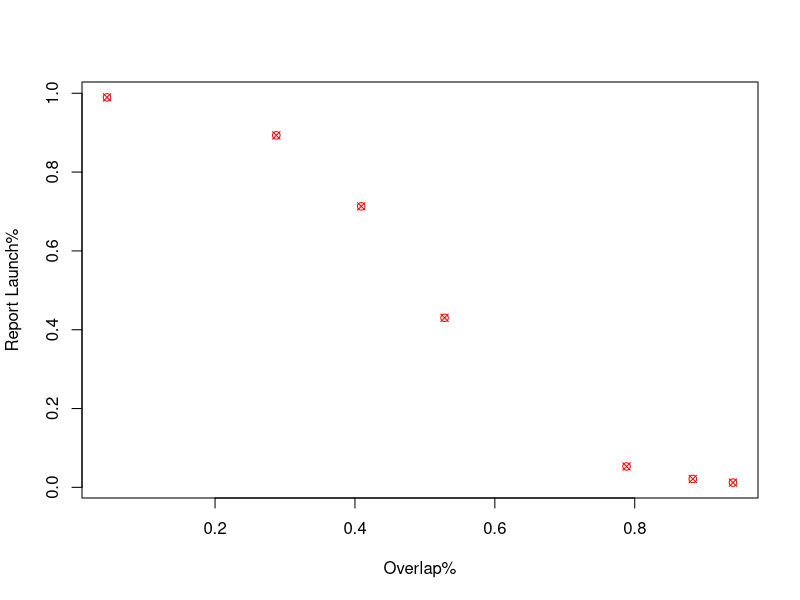
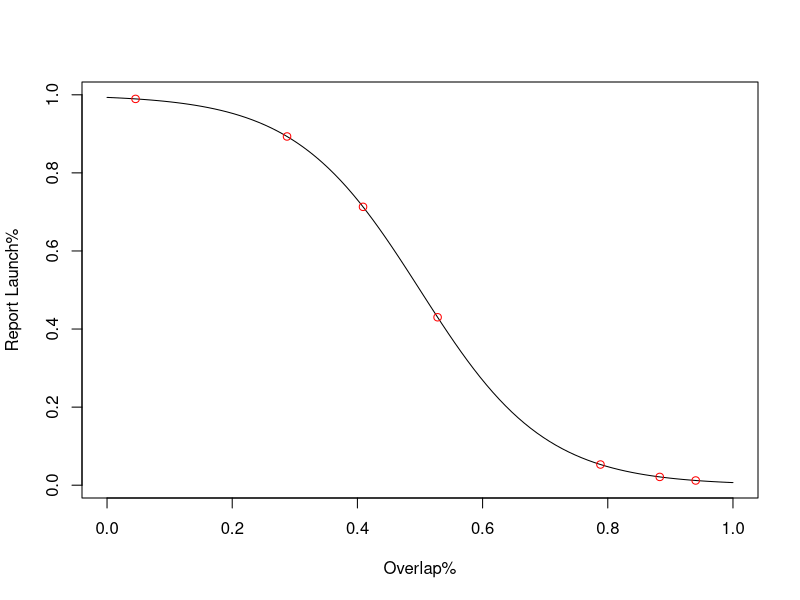
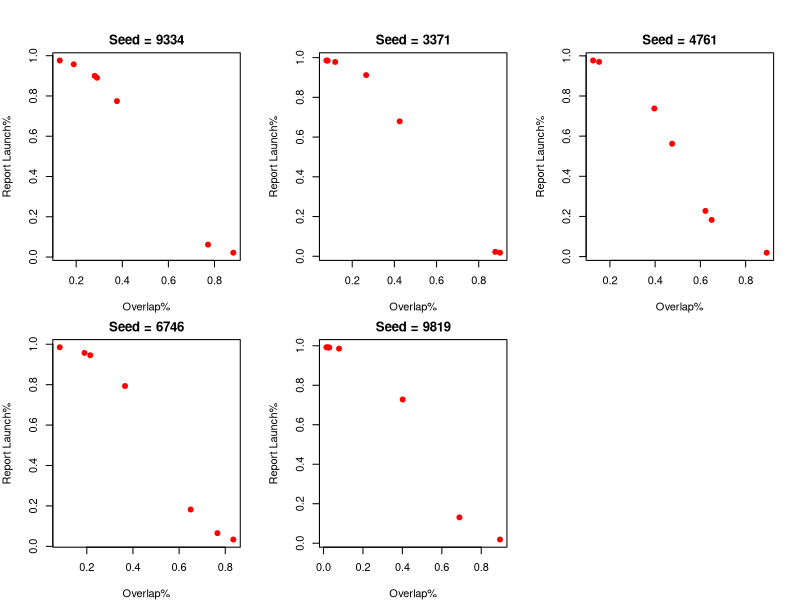
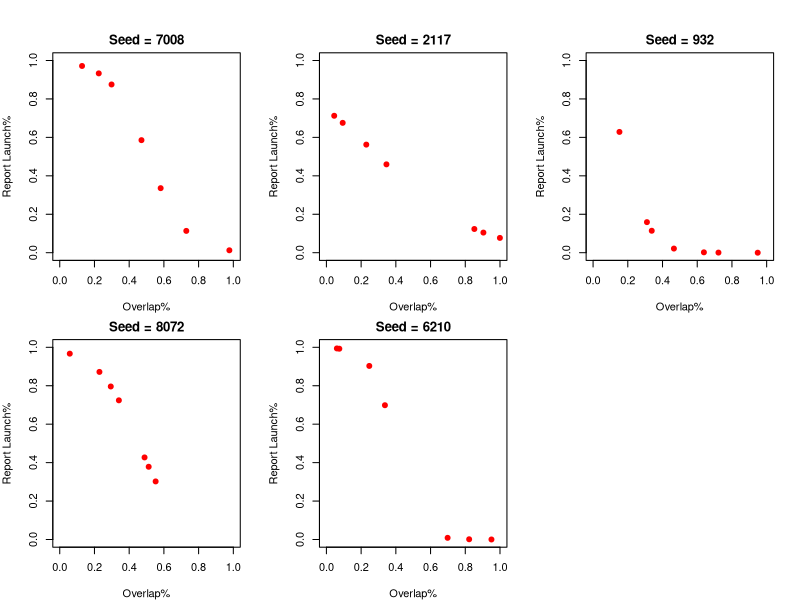
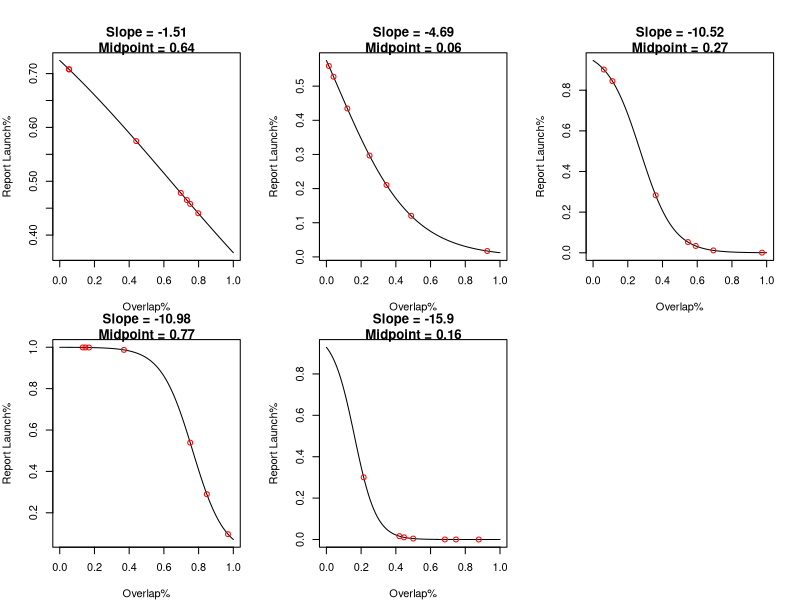

These figures' R source, in order:

# main plot ---------------------------------------------------------------
# parameters of the sigmoid curve
slope = -10
midpoint = 0.5

# 7 random, seeded vals between 0 and 1 
set.seed(123)  # is nett zu haben
rand_x = runif(7)

# calculate y-values for sigmoid function
rand_y = 1 / (1 + exp(-slope*(rand_x - midpoint)))

# plot data points
plot(rand_x, rand_y, pch = 13, col = "red", xlab = "Overlap%", ylab = "Report Launch%")


# plot curve and data points ----------------------------------------------

x = seq(0, 1, length.out = 100)
y = 1 / (1 + exp(-slope*(x - midpoint)))

plot(x, y, type = "l", xlab = "Overlap%", ylab = "Report Launch%")
points(rand_x, rand_y, col = "red")


# iterate over 5 seeds constant slope and midpoint ----------------------------------------------------

seeds = sample(1:10000, 5)
slope = -10
midpoint = 0.5

# plot layout
par(mfrow = c(2, 3), mar = c(4, 4, 2, 2), oma = c(0, 0, 2, 0))

for (i in 1:length(seeds)){
  set.seed(seeds[i])
  rand_x = runif(7)
  rand_y = 1 / (1 + exp(-slope*(rand_x - midpoint)))
  plot(rand_x, rand_y, pch = 19, col = "red", 
       xlab = "Overlap%", ylab = "Report Launch%",
       main = paste0("Seed = ", seeds[i]))
  
}


# final section, randomised everything -------------------------------------

seeds = sample(1:10000, 5)

# plot layout
par(mfrow = c(2, 3), mar = c(4, 4, 2, 2), oma = c(0, 0, 2, 0))

for (i in 1:length(seeds)){
  set.seed(seeds[i])
  slope = runif(1, -20, -1)
  midpoint = runif(1)
  rand_x = runif(7)
  rand_y = 1 / (1 + exp(-slope*(rand_x - midpoint)))
  plot(rand_x, rand_y, pch = 19, col = "red", 
       xlab = "Overlap%", ylab = "Report Launch%",
       main = paste0("Seed = ", seeds[i]),
       xlim = c(0, 1),
       ylim = c(0, 1))
  
}

# superfinal section: including the corresponding function ----------------
seeds = sample(1:10000, 5)

# plot layout
par(mfrow = c(2, 3), mar = c(4, 4, 2, 2), oma = c(0, 0, 2, 0))

# for loop with randomised parameters
for (i in 1:length(seeds)){
  set.seed(seeds[i])
  slope = runif(1, -20, -1)
  midpoint = runif(1)
  rand_x = runif(7)
  rand_y = 1 / (1 + exp(-slope*(rand_x - midpoint)))
  cont_x = seq(0, 1, length.out = 100)
  cont_y = 1 / (1 + exp(-slope*(cont_x - midpoint)))
  plot(cont_x, cont_y,
       type = "l",
       xlab = "Overlap%",
       ylab = "Report Launch%",
       main = paste0("Slope = ", round(slope, 2), "\nMidpoint = ", round(midpoint, 2)))
  points(rand_x, rand_y, col = "red",
         xlim = c(0, 1),
         ylim = c(0, 1))
}

